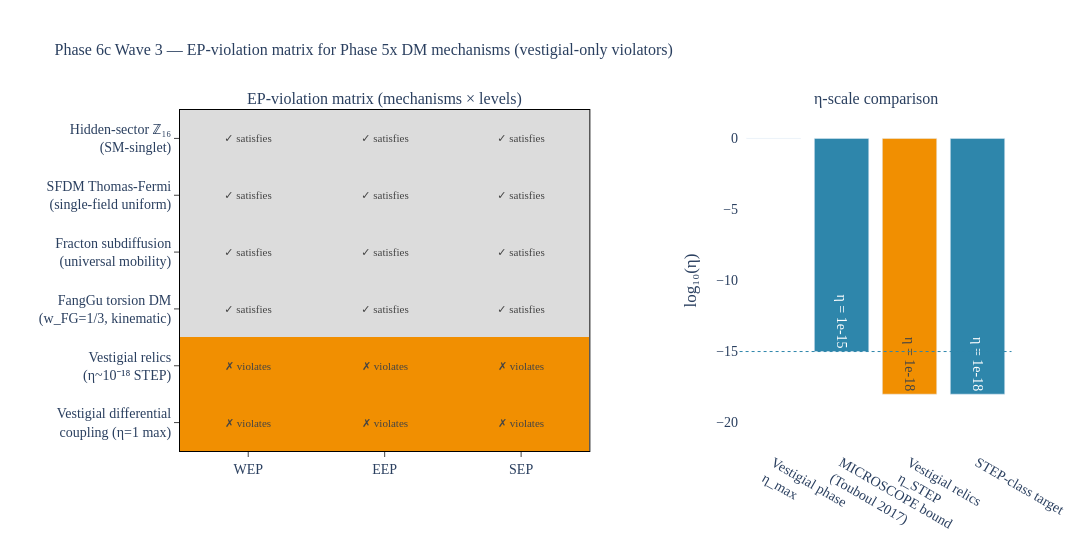

Notebook code cell kept with this figure:
### Markdown cell above
## 5. Visualizing the matrix and the η scales

**Left panel.** The 6×3 violation matrix as a heatmap. The amber band on top — two rows of "violates" — are the vestigial mechanisms. The four-row gray band underneath is the EP-respecting set.

**Right panel.** Four log-scale bars showing the η values that matter. The dotted blue line at $\log_{10}(\eta) = -15$ is the MICROSCOPE bound. Bars *above* the line are excluded; bars *below* are STEP-detectable. The vestigial-phase bar (η=1) is far above; the relics bar (η~10⁻¹⁸) is at the STEP target.

### Code cell
# viz-ref: fig_ep_violation_matrix
fig_ep_violation_matrix().show()

### Figure 1 — Plotly figure (JSON) as saved in the notebook; plotly's stock layout.template omitted (floating-point values rounded to 4 significant figures)
{"data": [{"colorscale": [[0, "rgba(220, 220, 220, 1.0)"], [1, "#F18F01"]], "hovertemplate": "<b>%{y}</b><br>%{x}: %{text}<extra></extra>", "showscale": false, "text": [["✗ violates", "✗ violates", "✗ violates"], ["✗ violates", "✗ violates", "✗ violates"], ["✓ satisfies", "✓ satisfies", "✓ satisfies"], ["✓ satisfies", "✓ satisfies", "✓ satisfies"], ["✓ satisfies", "✓ satisfies", "✓ satisfies"], ["✓ satisfies", "✓ satisfies", "✓ satisfies"]], "textfont": {"size": 11}, "texttemplate": "%{text}", "type": "heatmap", "x": ["WEP", "EEP", "SEP"], "xaxis": "x", "y": ["Vestigial differential<br>coupling (η=1 max)", "Vestigial relics<br>(η~10⁻¹⁸ STEP)", "FangGu torsion DM<br>(w_FG=1/3, kinematic)", "Fracton subdiffusion<br>(universal mobility)", "SFDM Thomas-Fermi<br>(single-field uniform)", "Hidden-sector ℤ₁₆<br>(SM-singlet)"], "yaxis": "y", "z": [[1, 1, 1], [1, 1, 1], [0, 0, 0], [0, 0, 0], [0, 0, 0], [0, 0, 0]]}, {"hovertemplate": "<b>%{x}</b><br>log₁₀(η) = %{y:.1f}<extra></extra>", "marker": {"color": ["#F18F01", "#2E86AB", "#F18F01", "#2E86AB"]}, "showlegend": false, "text": ["η = 1.0", "η = 1e-15", "η = 1e-18", "η = 1e-18"], "textposition": "auto", "type": "bar", "x": ["Vestigial phase<br>η_max", "MICROSCOPE bound<br>(Touboul 2017)", "Vestigial relics<br>η_STEP", "STEP-class target"], "xaxis": "x2", "y": [0, -15, -18, -18], "yaxis": "y2"}], "layout": {"annotations": [{"font": {"size": 16}, "showarrow": false, "text": "EP-violation matrix (mechanisms × levels)", "x": 0.246, "xanchor": "center", "xref": "paper", "y": 1, "yanchor": "bottom", "yref": "paper"}, {"font": {"size": 16}, "showarrow": false, "text": "η-scale comparison", "x": 0.836, "xanchor": "center", "xref": "paper", "y": 1, "yanchor": "bottom", "yref": "paper"}], "font": {"family": "CMU Serif, Computer Modern, Times New Roman, serif", "size": 14}, "height": 560, "margin": {"b": 80, "l": 180, "t": 110}, "paper_bgcolor": "white", "plot_bgcolor": "white", "shapes": [{"line": {"color": "#2E86AB", "dash": "dot", "width": 1}, "type": "line", "x0": -0.5, "x1": 3.5, "xref": "x2", "y0": -15, "y1": -15, "yref": "y2"}], "title": {"font": {"family": "CMU Serif, Computer Modern, Times New Roman, serif", "size": 16}, "text": "Phase 6c Wave 3 — EP-violation matrix for Phase 5x DM mechanisms (vestigial-only violators)"}, "width": 1200, "xaxis": {"anchor": "y", "domain": [0, 0.492], "gridcolor": "rgba(0,0,0,0.08)", "linecolor": "black", "linewidth": 1, "mirror": true, "showgrid": true, "showline": true, "ticks": "outside", "zeroline": true, "zerolinecolor": "rgba(0,0,0,0.2)"}, "xaxis2": {"anchor": "y2", "domain": [0.672, 1]}, "yaxis": {"anchor": "x", "domain": [0, 1], "gridcolor": "rgba(0,0,0,0.08)", "linecolor": "black", "linewidth": 1, "mirror": true, "showgrid": true, "showline": true, "ticks": "outside", "zeroline": true, "zerolinecolor": "rgba(0,0,0,0.2)"}, "yaxis2": {"anchor": "x2", "domain": [0, 1], "range": [-22, 2], "title": {"text": "log₁₀(η)"}}}}
